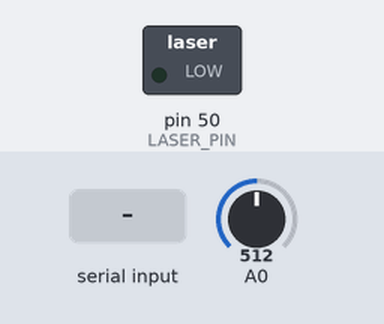
Bench run of a sketch on a simulated Arduino Mega 2560, built with avr-gcc and run on an emulated ATmega2560. Shown: switched loads named in the sketch (green lamp = pin HIGH). The inputs (shaded band) are chosen by the test bench; at power-on: A0 = 512. What the sketch prints to the serial monitor is not drawn.

Above: at 1.2 s.
1.3 s: byte 30 received over Serial
At 2.5 s:
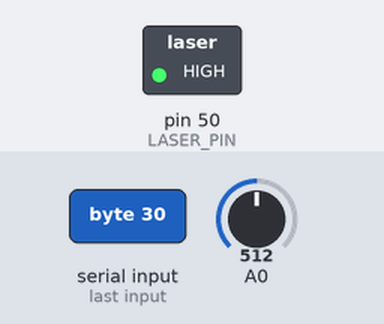
Timing chart, 0 to 4.3 s (numbered marks = the images above; inputs shaded):
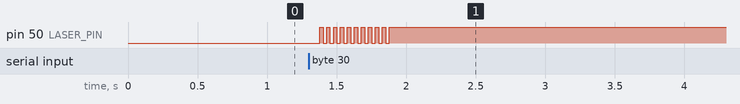

The sketch:

Manchester_Communication_v2.ino
```cpp
/* This file was created by Cary Xiao on January 6th, 2021.
 * Adds sending Serial prompt ability (like in Laser_Communication)
 * to the previous code made in Manchester_Communication_v1.
 * ---------------------------------------------------------
 * Idea for sending bits – set boolean to sending bit every TIME_DELAY,
 * use two if statements to either send a 0 then 1 for a 1
 * or 1 then 0 for a 0.
 */
const int TIME_DELAY =50, LASER_PIN = 50;
boolean data; // data = bit to be sent by manchester encoding

int a, b; // used for comparisons to find bit
boolean currentlyA = true; // boolean used to alternate
boolean receivingMessage = false, check = false;
// check used to measure change every 2 cycles

long now = 0, lastTime = 0; // both enable loop to run once per TIME_DELAY

/*-----Variables from Laser_Communication-----*/
byte toSend[146] = {255, 255, 255}; // resulting incoming/receiving message
int messageSize;
boolean sending = false;
boolean finishedReading = false;

void setup() {
  // put your setup code here, to run once:
  Serial.begin(9600);
  pinMode(LASER_PIN, OUTPUT);
}

void loop() {
  // put your main code here, to run repeatedly:
  while ((now - lastTime) < TIME_DELAY / 2) // Plays loop once every TIME_DELAY
  {
    now = millis();
  }
  lastTime = now;

  /*-----#Code for sending information-----*/
  if (!sending) sending = findCharacters(false);
  else if (!finishedReading) findCharacters(true);
  else {
    static int sub = 7;
    static int location = 0;
    int subBit = now % TIME_DELAY;

    // digitalWrite(LASER_PIN, bitRead(toSend[location], sub));
    //###finish coding below – tests if ready to record new bit
    if (subBit < 3) {

      data = bitRead(toSend[location], sub);
      digitalWrite(LASER_PIN, !data);
      Serial.print(data);

      if (sub == 0) { // Cycles to next bit
        sub = 7;
        if (location == messageSize) {
          Serial.println("Sent!");
          Serial.println();
          Serial.println("-----------------------------");

          // Resets toSend and all other variables
          digitalWrite(LASER_PIN, 0);
          memset(toSend,0,sizeof(toSend));
          sending = false;
          finishedReading = false;
          location = 0;
          messageSize = 0;

        }
        else location++;
     }
     else sub--;
    }
    // toggles laser on 2nd half of the laser
    else {
      digitalWrite(LASER_PIN, data);
    }
  }


  /*-----#Code for receiving information-----*/
  // SET a and b – currentlyA switched at end of loop
  if (currentlyA) a = analogRead(A0);
  else b = analogRead(A0);

  // Find the most recent bit
  if (!receivingMessage || check == currentlyA) {
    int sig;
    if (currentlyA) sig = determineBit(a, b);
    else sig = determineBit(b, a);

    if (sig >= 0) {
// Inverts and sets comparison for Manchester if 1st bit in message
      if (!receivingMessage) {
        receivingMessage = true;
        Serial.print(sig);
        check = currentlyA;
      }
      else Serial.print(sig);

    }
    // End of message or message was interrupted.
    else if (receivingMessage) {
      receivingMessage = false;
      Serial.println();
      Serial.println("Connection disconnected.");
    }
  }
  currentlyA = !currentlyA;
}

/* Reads any user input; places into toSend byte array
 * & enables Arduino to begin sending information.
 *  @param isReplay – true if part of unsent message is already in toSend
 *  Returns false if no buffered user information.
 */
boolean findCharacters(boolean isReplay) {
  static int i = 0;

  if (Serial.available() > 0) {
    if (!isReplay) {
      for (i = 0; i < 3; i++) toSend[i] = 255;
      Serial.println();
      Serial.print("Sending Message: ");
      while (i < 140 && Serial.available() > 0) {
        toSend[i] = Serial.read();
        Serial.print((char) toSend[i]);
        i++;
      }
    }
    else {
      while (i < 140 && Serial.available() > 0) {
        toSend[i] = Serial.read();
        Serial.print((char) toSend[i]);
        i++;
      }
    }
     messageSize = i;
     return true;
  }
  else if (isReplay) {
    finishedReading = true;
    i = 0;
    return false;
  }
}
/* Determines whether and which bit was sent through
 * Manchester Encoding.
 *  @param current – the most recent value for A0.
 *  @param prev – the second most recent value for A0.
 *  Returns -1 if connection has been ended.
 */
int determineBit(int current, int prev) {
  int diff = current - prev;
  if (abs(diff) >= 15) { // Either 0 or 1 was sent
    if (diff > 0) return 1;
    else return 0;
  }
  else return -1;
}
```

Measured:
- after the input at 1.3 s, pin 50 (LASER_PIN): alternates HIGH for 0.02 s and LOW for 0.03 s, 21 changes in all, then stays HIGH, starting after 0.08 s
